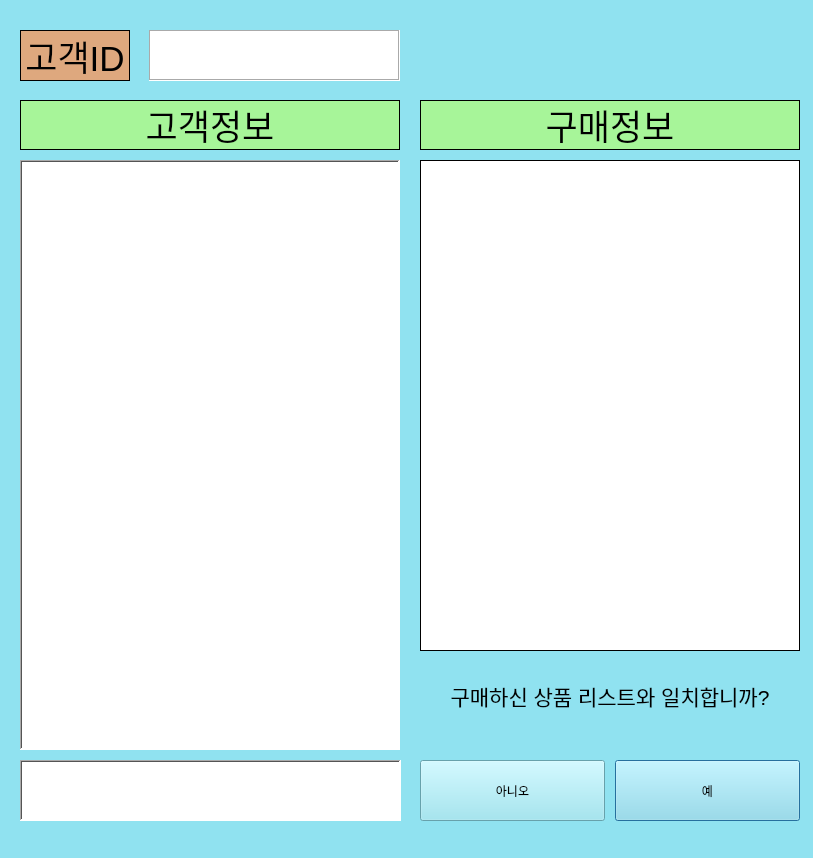
<?xml version="1.0" encoding="UTF-8"?>
<ui version="4.0">
 <class>Dialog</class>
 <widget class="QDialog" name="Dialog">
  <property name="geometry">
   <rect>
    <x>0</x>
    <y>0</y>
    <width>813</width>
    <height>858</height>
   </rect>
  </property>
  <property name="windowTitle">
   <string>Dialog</string>
  </property>
  <property name="styleSheet">
   <string notr="true">background-color: rgb(144, 226, 240);</string>
  </property>
  <widget class="QTableWidget" name="productlist">
   <property name="geometry">
    <rect>
     <x>20</x>
     <y>160</y>
     <width>380</width>
     <height>590</height>
    </rect>
   </property>
   <property name="font">
    <font>
     <family>Ubuntu</family>
     <pointsize>9</pointsize>
     <stylestrategy>PreferAntialias</stylestrategy>
    </font>
   </property>
   <property name="styleSheet">
    <string notr="true">background-color: rgb(255, 255, 255);</string>
   </property>
   <property name="frameShape">
    <enum>QFrame::WinPanel</enum>
   </property>
   <property name="autoScroll">
    <bool>true</bool>
   </property>
   <attribute name="horizontalHeaderVisible">
    <bool>true</bool>
   </attribute>
   <attribute name="horizontalHeaderCascadingSectionResizes">
    <bool>true</bool>
   </attribute>
   <attribute name="horizontalHeaderDefaultSectionSize">
    <number>150</number>
   </attribute>
   <attribute name="horizontalHeaderShowSortIndicator" stdset="0">
    <bool>true</bool>
   </attribute>
   <attribute name="horizontalHeaderStretchLastSection">
    <bool>true</bool>
   </attribute>
  </widget>
  <widget class="QPushButton" name="Yesbutton">
   <property name="geometry">
    <rect>
     <x>615</x>
     <y>760</y>
     <width>185</width>
     <height>61</height>
    </rect>
   </property>
   <property name="text">
    <string>예</string>
   </property>
  </widget>
  <widget class="QListWidget" name="Totalcost">
   <property name="geometry">
    <rect>
     <x>20</x>
     <y>760</y>
     <width>381</width>
     <height>61</height>
    </rect>
   </property>
   <property name="font">
    <font>
     <family>Ubuntu Condensed</family>
     <pointsize>30</pointsize>
     <weight>75</weight>
     <italic>true</italic>
     <bold>true</bold>
    </font>
   </property>
   <property name="styleSheet">
    <string notr="true">background-color: rgb(255, 255, 255);</string>
   </property>
   <property name="frameShape">
    <enum>QFrame::WinPanel</enum>
   </property>
  </widget>
  <widget class="QPushButton" name="Nobutton">
   <property name="geometry">
    <rect>
     <x>420</x>
     <y>760</y>
     <width>185</width>
     <height>61</height>
    </rect>
   </property>
   <property name="text">
    <string>아니오</string>
   </property>
  </widget>
  <widget class="QLabel" name="label">
   <property name="geometry">
    <rect>
     <x>420</x>
     <y>660</y>
     <width>380</width>
     <height>71</height>
    </rect>
   </property>
   <property name="font">
    <font>
     <pointsize>16</pointsize>
    </font>
   </property>
   <property name="text">
    <string>구매하신 상품 리스트와 일치합니까?</string>
   </property>
   <property name="alignment">
    <set>Qt::AlignCenter</set>
   </property>
  </widget>
  <widget class="QLabel" name="label_2">
   <property name="enabled">
    <bool>true</bool>
   </property>
   <property name="geometry">
    <rect>
     <x>20</x>
     <y>30</y>
     <width>110</width>
     <height>51</height>
    </rect>
   </property>
   <property name="font">
    <font>
     <pointsize>26</pointsize>
     <stylestrategy>PreferDefault</stylestrategy>
    </font>
   </property>
   <property name="focusPolicy">
    <enum>Qt::NoFocus</enum>
   </property>
   <property name="styleSheet">
    <string notr="true">background-color: rgb(222,168,126);</string>
   </property>
   <property name="frameShape">
    <enum>QFrame::Box</enum>
   </property>
   <property name="text">
    <string>고객ID</string>
   </property>
   <property name="alignment">
    <set>Qt::AlignCenter</set>
   </property>
  </widget>
  <widget class="QLabel" name="label_3">
   <property name="enabled">
    <bool>true</bool>
   </property>
   <property name="geometry">
    <rect>
     <x>20</x>
     <y>100</y>
     <width>380</width>
     <height>50</height>
    </rect>
   </property>
   <property name="font">
    <font>
     <pointsize>26</pointsize>
    </font>
   </property>
   <property name="focusPolicy">
    <enum>Qt::NoFocus</enum>
   </property>
   <property name="layoutDirection">
    <enum>Qt::RightToLeft</enum>
   </property>
   <property name="styleSheet">
    <string notr="true">background-color: rgb(167,245,153);</string>
   </property>
   <property name="frameShape">
    <enum>QFrame::Box</enum>
   </property>
   <property name="text">
    <string>고객정보</string>
   </property>
   <property name="alignment">
    <set>Qt::AlignCenter</set>
   </property>
  </widget>
  <widget class="QListWidget" name="nameLabel">
   <property name="geometry">
    <rect>
     <x>149</x>
     <y>30</y>
     <width>251</width>
     <height>51</height>
    </rect>
   </property>
   <property name="font">
    <font>
     <family>Ubuntu Condensed</family>
     <pointsize>30</pointsize>
     <weight>75</weight>
     <italic>true</italic>
     <bold>true</bold>
    </font>
   </property>
   <property name="styleSheet">
    <string notr="true">background-color: rgb(255, 255, 255);</string>
   </property>
   <property name="frameShape">
    <enum>QFrame::Box</enum>
   </property>
  </widget>
  <widget class="QLabel" name="product_cap">
   <property name="geometry">
    <rect>
     <x>420</x>
     <y>160</y>
     <width>380</width>
     <height>491</height>
    </rect>
   </property>
   <property name="styleSheet">
    <string notr="true">background-color: rgb(255, 255, 255);</string>
   </property>
   <property name="frameShape">
    <enum>QFrame::Box</enum>
   </property>
   <property name="text">
    <string/>
   </property>
  </widget>
  <widget class="QLabel" name="label_4">
   <property name="enabled">
    <bool>true</bool>
   </property>
   <property name="geometry">
    <rect>
     <x>420</x>
     <y>100</y>
     <width>380</width>
     <height>50</height>
    </rect>
   </property>
   <property name="font">
    <font>
     <pointsize>26</pointsize>
    </font>
   </property>
   <property name="focusPolicy">
    <enum>Qt::NoFocus</enum>
   </property>
   <property name="layoutDirection">
    <enum>Qt::RightToLeft</enum>
   </property>
   <property name="styleSheet">
    <string notr="true">background-color: rgb(167,245,153);</string>
   </property>
   <property name="frameShape">
    <enum>QFrame::Box</enum>
   </property>
   <property name="text">
    <string>구매정보</string>
   </property>
   <property name="alignment">
    <set>Qt::AlignCenter</set>
   </property>
  </widget>
 </widget>
 <resources/>
 <connections/>
</ui>
